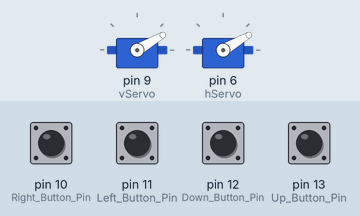
Bench run of a sketch on a simulated Arduino Uno, built with avr-gcc and run on an emulated ATmega328P. On the bench: 2 × servo. The inputs (shaded band) are chosen by the test bench; at power-on: pin 10 (Right_Button_Pin), pin 11 (Left_Button_Pin), pin 12 (Down_Button_Pin), pin 13 (Up_Button_Pin) HIGH.

Above: at 1.2 s.
1.3 s: pin 10 (Right_Button_Pin) pulled LOW for 1 s
At 2.5 s:
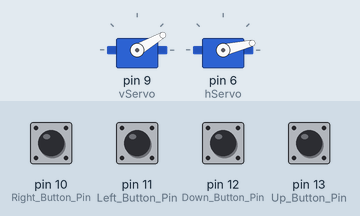
3.8 s: pin 11 (Left_Button_Pin) pulled LOW for 1 s
At 5.2 s:
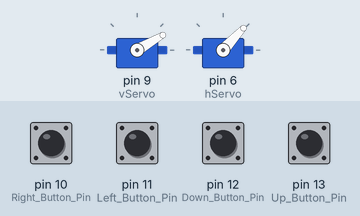
6.3 s: pin 12 (Down_Button_Pin) pulled LOW for 1 s
At 7.5 s:
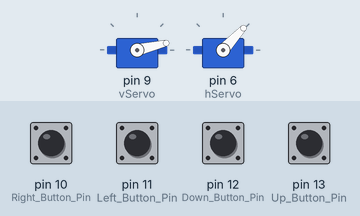
8.8 s: pin 13 (Up_Button_Pin) pulled LOW for 1 s
At 10.2 s:
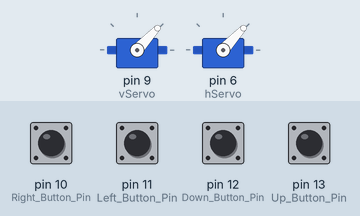
11.3 s: pin 10 (Right_Button_Pin) pulled LOW for 1 s
At 13.3 s:
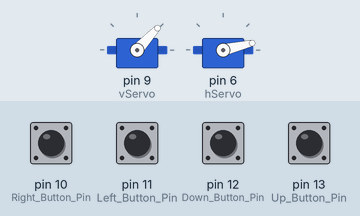
13.8 s: pin 12 (Down_Button_Pin) pulled LOW for 1 s
At 15.2 s:
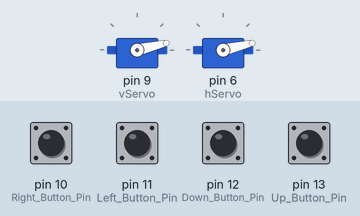
Timing chart, 0 to 16.8 s (numbered marks = the images above; inputs shaded):
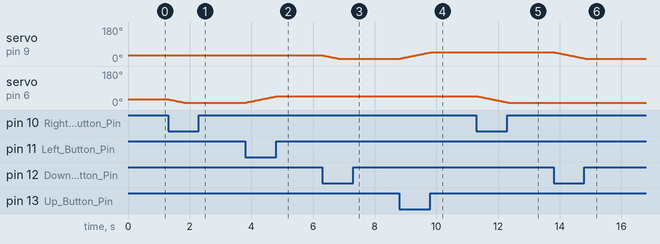

The sketch:

Servo_Motor_Driver.ino
```cpp
/* Sweep
Modified by: Chung Zheng
A modified version of the sweep script by Scott Fitzgerald
 http://arduino.cc/en/Tutorial/Sweep
*/

#include <Servo.h>

Servo vServo;  // create servo object to control a servo
                // twelve servo objects can be created on most boards
Servo hServo;

int vPos = 30;    // variable to store the vertical servo position
int hPos = 30;    // variable to store the horizontal servo position
void setup()
{
  vServo.attach(9);   // attaches the servo on pin 9 to the servo object
  hServo.attach(6);

  pinMode(8,OUTPUT);   // Power for the control pad
  digitalWrite(8,HIGH);

                       // Sets the 4 input pins for the controls
  pinMode(13,INPUT);   // Up Button Pin
  pinMode(12,INPUT);   // Down Button Pin
  pinMode(11,INPUT);   // Left Button Pin
  pinMode(10,INPUT);   // Right Button Pin
  vServo.write(vPos);
  hServo.write(hPos);
}

void loop()
{
  if ((digitalRead(13) == LOW) && vPos < 180)
  {
    vPos = vPos + 1;                 // Move Up the attached arm
    delay(30);                       // waits 15ms for the servo to reach the position
  }
    if ((digitalRead(12) == LOW) && vPos > 13)
  {
    vPos = vPos - 1;                 // Move Down the attached arm
    delay(30);                       // waits 15ms for the servo to reach the position
  }
    if ((digitalRead(11) == LOW) && hPos < 180)
  {
    hPos = hPos + 1;                 // Move Left the attached arm
    delay(30);                       // waits 15ms for the servo to reach the position
  }
    if ((digitalRead(10) == LOW) && hPos > 13)
  {
    hPos = hPos - 1;                 // Move Right the attached arm
    delay(30);                       // waits 15ms for the servo to reach the position
  }
  vServo.write(vPos);
  hServo.write(hPos);
}
```

Measured:
- after the input at 1.3 s, servo on pin 6 (hServo): moves from 30° to 13° over 0.48 s, starting at once
- after the input at 3.8 s, servo on pin 6 (hServo): moves from 13° to 47° over 1.0 s, starting at once
- after the input at 6.3 s, servo on pin 9 (vServo): moves from 30° to 13° over 0.48 s, starting at once
- after the input at 8.8 s, servo on pin 9 (vServo): moves from 13° to 47° over 1.0 s, starting at once
- after the input at 11.3 s, servo on pin 6 (hServo): moves from 47° to 13° over 1.0 s, starting at once
- after the input at 13.8 s, servo on pin 9 (vServo): moves from 47° to 13° over 1.0 s, starting at once
